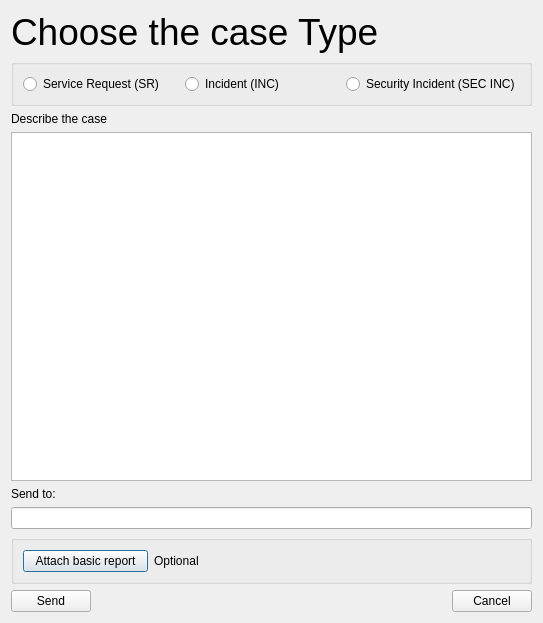
<?xml version="1.0" encoding="UTF-8"?>
<ui version="4.0">
 <class>reportDialog</class>
 <widget class="QDialog" name="reportDialog">
  <property name="geometry">
   <rect>
    <x>0</x>
    <y>0</y>
    <width>543</width>
    <height>623</height>
   </rect>
  </property>
  <property name="minimumSize">
   <size>
    <width>543</width>
    <height>623</height>
   </size>
  </property>
  <property name="maximumSize">
   <size>
    <width>16777215</width>
    <height>625</height>
   </size>
  </property>
  <property name="windowTitle">
   <string>Dialog</string>
  </property>
  <layout class="QFormLayout" name="formLayout">
   <item row="0" column="0">
    <widget class="QLabel" name="infoLabel">
     <property name="font">
      <font>
       <pointsize>28</pointsize>
      </font>
     </property>
     <property name="text">
      <string>Choose the case Type</string>
     </property>
    </widget>
   </item>
   <item row="1" column="0" colspan="2">
    <widget class="QGroupBox" name="groupBox">
     <property name="maximumSize">
      <size>
       <width>16777215</width>
       <height>50</height>
      </size>
     </property>
     <property name="title">
      <string/>
     </property>
     <layout class="QHBoxLayout" name="horizontalLayout">
      <item>
       <widget class="QRadioButton" name="srButton">
        <property name="text">
         <string>Service Request (SR)</string>
        </property>
       </widget>
      </item>
      <item>
       <widget class="QRadioButton" name="incButton">
        <property name="text">
         <string>Incident (INC)</string>
        </property>
       </widget>
      </item>
      <item>
       <widget class="QRadioButton" name="secIncButton">
        <property name="text">
         <string>Security Incident (SEC INC)</string>
        </property>
       </widget>
      </item>
     </layout>
    </widget>
   </item>
   <item row="2" column="0">
    <widget class="QLabel" name="infoLabel2">
     <property name="maximumSize">
      <size>
       <width>16777215</width>
       <height>30</height>
      </size>
     </property>
     <property name="text">
      <string>Describe the case</string>
     </property>
    </widget>
   </item>
   <item row="3" column="0" colspan="2">
    <widget class="QTextEdit" name="descText">
     <property name="minimumSize">
      <size>
       <width>0</width>
       <height>310</height>
      </size>
     </property>
    </widget>
   </item>
   <item row="7" column="0">
    <widget class="QLabel" name="infoLabel3">
     <property name="maximumSize">
      <size>
       <width>16777215</width>
       <height>30</height>
      </size>
     </property>
     <property name="text">
      <string>Send to:</string>
     </property>
    </widget>
   </item>
   <item row="8" column="0" colspan="2">
    <widget class="QLineEdit" name="sendToText">
     <property name="text">
      <string/>
     </property>
    </widget>
   </item>
   <item row="10" column="0" colspan="2">
    <widget class="QGroupBox" name="groupBox_2">
     <property name="font">
      <font>
       <kerning>true</kerning>
      </font>
     </property>
     <property name="title">
      <string/>
     </property>
     <layout class="QHBoxLayout" name="horizontalLayout_4">
      <item>
       <widget class="QPushButton" name="addOptionalReport">
        <property name="maximumSize">
         <size>
          <width>125</width>
          <height>16777215</height>
         </size>
        </property>
        <property name="text">
         <string>Attach basic report</string>
        </property>
       </widget>
      </item>
      <item>
       <widget class="QLabel" name="optionalLabel">
        <property name="text">
         <string>Optional</string>
        </property>
       </widget>
      </item>
     </layout>
    </widget>
   </item>
   <item row="11" column="0">
    <widget class="QPushButton" name="pushButton">
     <property name="text">
      <string>Send</string>
     </property>
    </widget>
   </item>
   <item row="11" column="1">
    <widget class="QDialogButtonBox" name="buttonBox">
     <property name="orientation">
      <enum>Qt::Horizontal</enum>
     </property>
     <property name="standardButtons">
      <set>QDialogButtonBox::Cancel</set>
     </property>
    </widget>
   </item>
  </layout>
 </widget>
 <resources/>
 <connections>
  <connection>
   <sender>buttonBox</sender>
   <signal>accepted()</signal>
   <receiver>reportDialog</receiver>
   <slot>accept()</slot>
   <hints>
    <hint type="sourcelabel">
     <x>248</x>
     <y>254</y>
    </hint>
    <hint type="destinationlabel">
     <x>157</x>
     <y>274</y>
    </hint>
   </hints>
  </connection>
  <connection>
   <sender>buttonBox</sender>
   <signal>rejected()</signal>
   <receiver>reportDialog</receiver>
   <slot>reject()</slot>
   <hints>
    <hint type="sourcelabel">
     <x>316</x>
     <y>260</y>
    </hint>
    <hint type="destinationlabel">
     <x>286</x>
     <y>274</y>
    </hint>
   </hints>
  </connection>
 </connections>
</ui>
